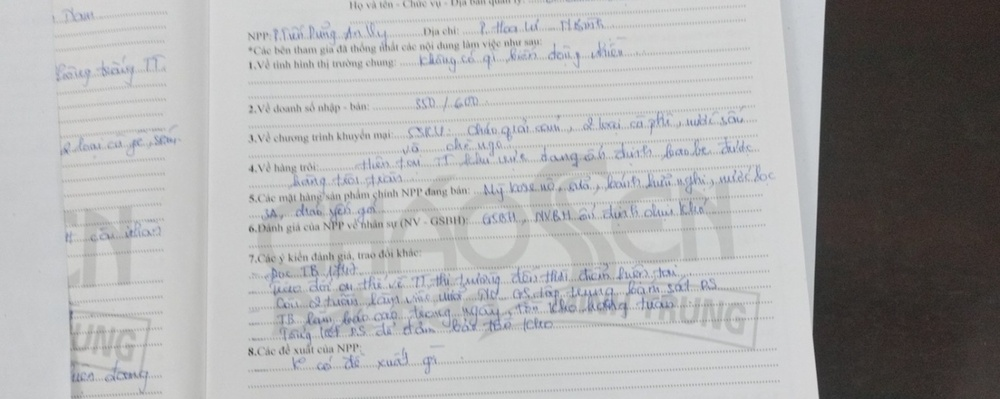
#> input picture data/_huedu_mid.jpg, 1000 x 399 px, shrunk from 2469 x 984 before the run
$ python -i autocrop.py   (imports and definitions only)
#> lines starting #> are read from the running program, lines starting #| are printed output that depends on the picture; after the words box and inside, x2 and y2 are one past the last pixel; in counts of white or black regions, pixels touching at a corner belong together
#> further down, picture is the input picture: shape (399, 1000, 3); mean B, G, R 171.7, 171.2, 171.2
# -*- coding: utf-8 -*-
import cv2
import numpy as np
import os, sys, json

def detect_crop_box(img):
    h, w = img.shape[:2]
#> h = 399; w = 1000
    hsv = cv2.cvtColor(img, cv2.COLOR_BGR2HSV)
#> hsv: shape (399, 1000, 3); mean H, S, V 53.8, 11.5, 173.8
    gray = cv2.cvtColor(img, cv2.COLOR_BGR2GRAY)

    # paper mask: bright + low saturation (white/off-white/gray paper, incl.
    # faint blue ink areas) AND locally smooth — this last bit is what tells
    # solid paper apart from lacy white tablecloths/doilies, which are also
    # bright and low-saturation but have a fine perforated texture (high
    # local intensity variance) that plain paper (blank, or sparse text)
    # doesn't have.
    S = hsv[:, :, 1]
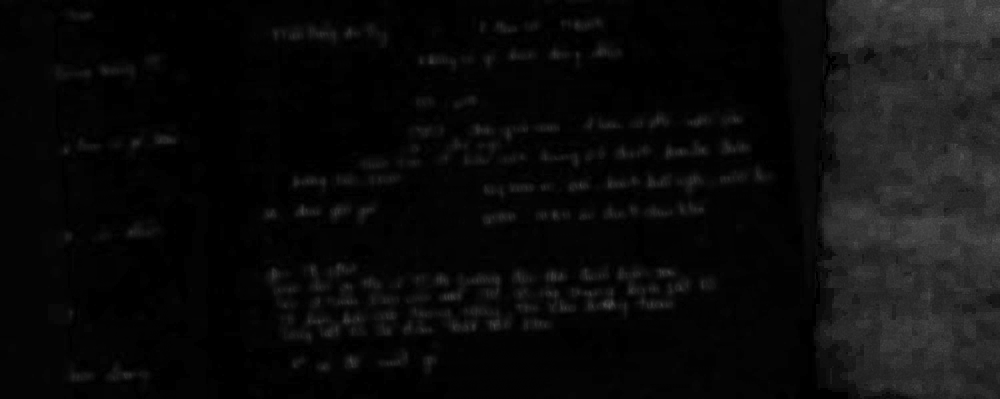
#> S: shape (399, 1000); min 0, max 102, mean 11.5
    V = hsv[:, :, 2]
    gray_f = gray.astype(np.float32)
    mean = cv2.blur(gray_f, (9, 9))
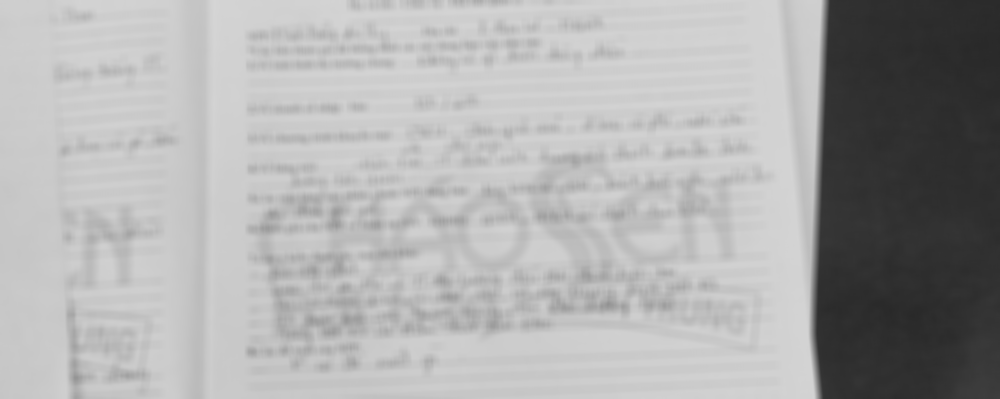
#> mean: shape (399, 1000) float32; min 41.06, max 213.5, mean 171.3
    sq_mean = cv2.blur(gray_f * gray_f, (9, 9))
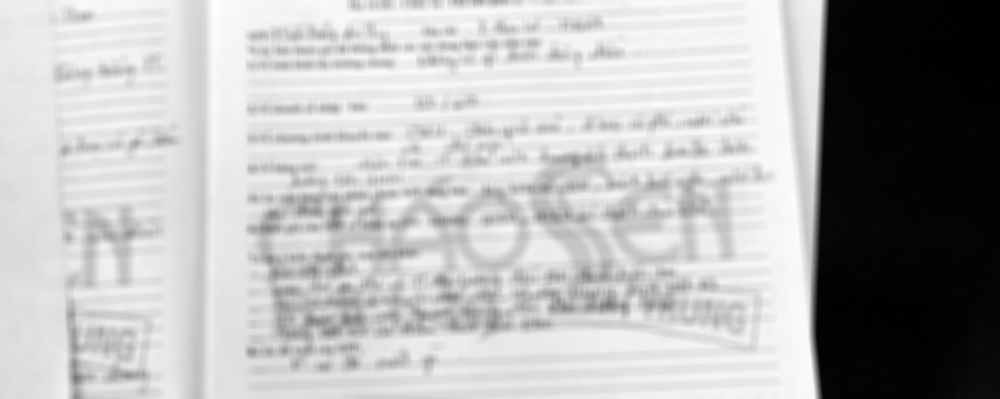
#> sq_mean: shape (399, 1000) float32; min 1694.5, max 45602.2, mean 32856.2; drawn with min black and max white
    local_std = np.sqrt(np.maximum(sq_mean - mean * mean, 0))
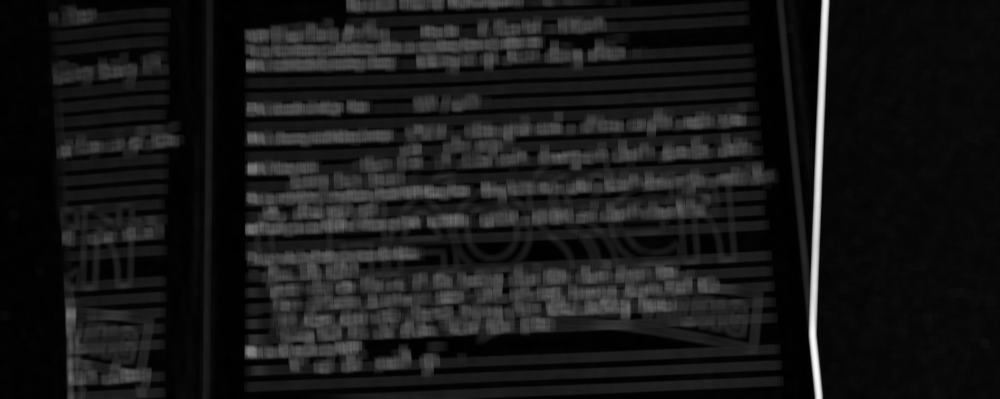
#> local_std: shape (399, 1000) float32; min 0.385, max 74.83, mean 7.5; drawn with min black and max white
    paper_mask = ((S < 70) & (V > 110) & (local_std < 11)).astype(np.uint8) * 255
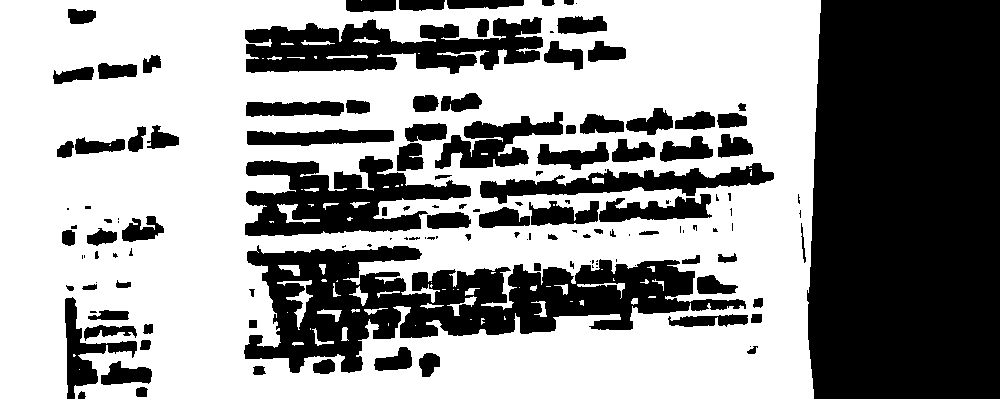
#> paper_mask: shape (399, 1000); 59.4% white; 139 black regions (48 under 20 px), largest, box (x1, y1, x2, y2) and area: (807, 0, 1000, 399) 74327, (244, 245, 746, 373) 27752, (245, 17, 543, 74) 10416

    # clean up
    kernel = np.ones((15, 15), np.uint8)
    paper_mask = cv2.morphologyEx(paper_mask, cv2.MORPH_CLOSE, kernel)
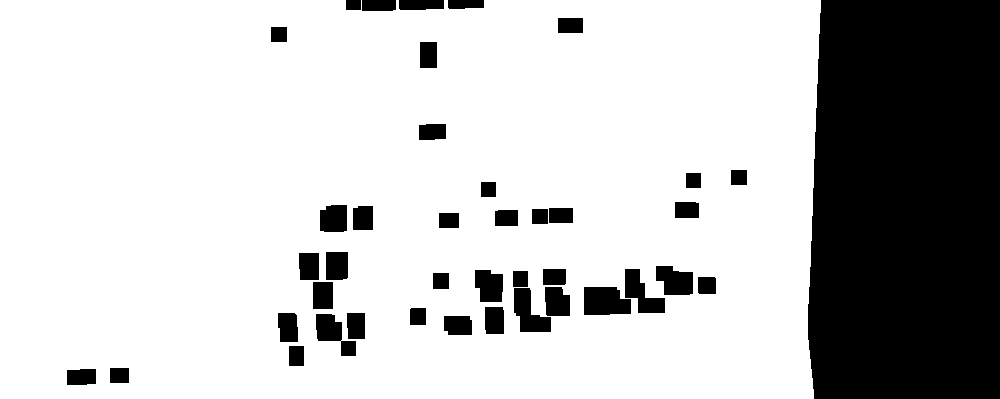
#> paper_mask: shape (399, 1000); 76.7% white; 41 black regions, largest, box (x1, y1, x2, y2) and area: (808, 0, 1000, 399) 74307, (584, 287, 631, 315) 1154, (514, 288, 551, 332) 962
    paper_mask = cv2.morphologyEx(paper_mask, cv2.MORPH_OPEN, kernel)
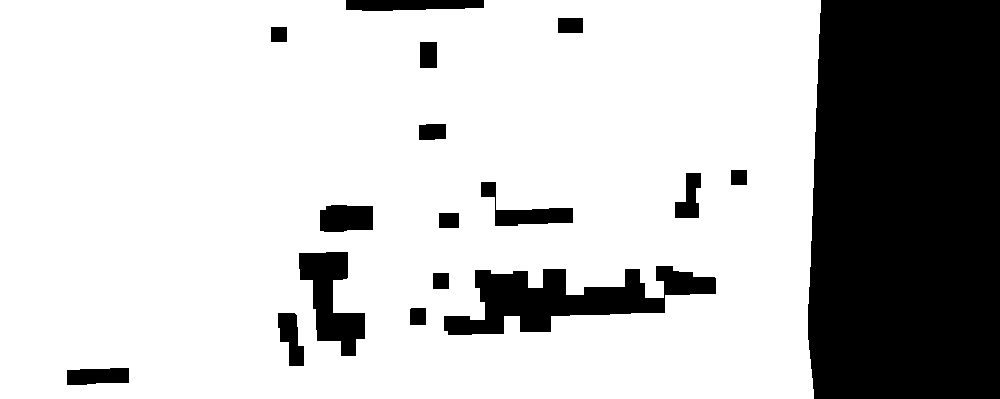
#> paper_mask: shape (399, 1000); 75.9% white; 17 black regions

    contours, _ = cv2.findContours(paper_mask, cv2.RETR_EXTERNAL, cv2.CHAIN_APPROX_SIMPLE)
#> contours = 1 contour; box (x1, y1, x2, y2) and area: (0, 0, 821, 399) 322136
    paper_box = None
    if contours:
        # The paper can be split into several disconnected blobs (folds,
        # shadows, watermark bands breaking up the mask) — union the
        # bounding boxes of every sizeable blob rather than just the
        # single largest one, or a multi-page/split photo gets truncated.
        big = [c for c in contours if cv2.contourArea(c) > 0.03 * w * h]
#> big has the same summary as contours
        total_area = sum(cv2.contourArea(c) for c in big)
#> total_area = 322135.5
        if big and total_area > 0.15 * w * h:
            xs0, ys0, xs1, ys1 = [], [], [], []
            for c in big:
                x, y, bw, bh = cv2.boundingRect(c)
                xs0.append(x); ys0.append(y); xs1.append(x + bw); ys1.append(y + bh)
#> this loop made 1 pass
#> after the loop, xs0 = [0]; xs1 = [821]; ys0 = [0]; ys1 = [399]
            paper_box = (min(xs0), min(ys0), max(xs1), max(ys1))
#> paper_box = (0, 0, 821, 399)

    # black stamp band: rows near bottom where most pixels are very dark
    row_dark_frac = (gray < 55).mean(axis=1)
#> row_dark_frac = 399 values, max 0.185 at index 274, min 0.122 at index 385, mean 0.169
    band_rows = np.where(row_dark_frac > 0.55)[0]
#> band_rows = empty array
    band_box = None
    if len(band_rows) > 0:
        # keep only rows in bottom half (the stamp band is always near the bottom)
        band_rows = band_rows[band_rows > h * 0.5]
    if len(band_rows) > 0:
        band_top = int(band_rows.min())
        band_bottom = h
        # horizontal extent of the dark band
        band_region = gray[band_top:h, :]
        col_dark_frac = (band_region < 55).mean(axis=0)
        dark_cols = np.where(col_dark_frac > 0.5)[0]
        if len(dark_cols) > 0:
            band_left = int(dark_cols.min())
            band_right = int(dark_cols.max()) + 1
        else:
            band_left, band_right = 0, w
        band_box = (band_left, band_top, band_right, band_bottom)

    if paper_box is None:
        # Fallback for tricky lighting (glass tables, blue tint reflections)
        # where the HSV paper mask fails: Otsu-threshold the grayscale,
        # excluding the bottom stamp-band area from the search.
        band_est = int(h * 0.85)
        roi = gray[:band_est, :]
        _, mask = cv2.threshold(roi, 0, 255, cv2.THRESH_BINARY + cv2.THRESH_OTSU)
        k2 = np.ones((21, 21), np.uint8)
        mask = cv2.morphologyEx(mask, cv2.MORPH_CLOSE, k2)
        mask = cv2.morphologyEx(mask, cv2.MORPH_OPEN, k2)
        contours2, _ = cv2.findContours(mask, cv2.RETR_EXTERNAL, cv2.CHAIN_APPROX_SIMPLE)
        big2 = [c for c in contours2 if cv2.contourArea(c) > 0.2 * w * h]
        if big2:
            xs0, ys0, xs1, ys1 = [], [], [], []
            for c in big2:
                x, y, bw, bh = cv2.boundingRect(c)
                xs0.append(x); ys0.append(y); xs1.append(x + bw); ys1.append(y + bh)
            paper_box = (min(xs0), min(ys0), max(xs1), max(ys1))

    # Crop tightly to the paper itself only — this also drops the black
    # location/time stamp band below it (not part of the bien-ban document),
    # which is what actually saves ink on print.
    if paper_box is None:
        if band_box is None:
            return None
        left, top, right, bottom = band_box
    else:
        left, top, right, bottom = paper_box
#> left = 0; top = 0; right = 821; bottom = 399

    margin = int(0.012 * min(w, h))
#> margin = 4
    left = max(0, left - margin)
    top = max(0, top - margin)
    right = min(w, right + margin)
#> right = 825
    bottom = min(h, bottom + margin)

    box_w, box_h = right - left, bottom - top
#> box_w = 825; box_h = 399
    if box_w < 0.3 * w or box_h < 0.3 * h:
        return None

    return (left, top, right, bottom)


# [30 lines left out: function process_folder, not called in this run]


# [7 lines not run here, left out]

>>> import cv2
>>> picture = cv2.imread('../data/_huedu_mid.jpg')
>>> result = detect_crop_box(picture)
#> result = (0, 0, 825, 399)

$ run again, on data/_tn_muc5.jpg
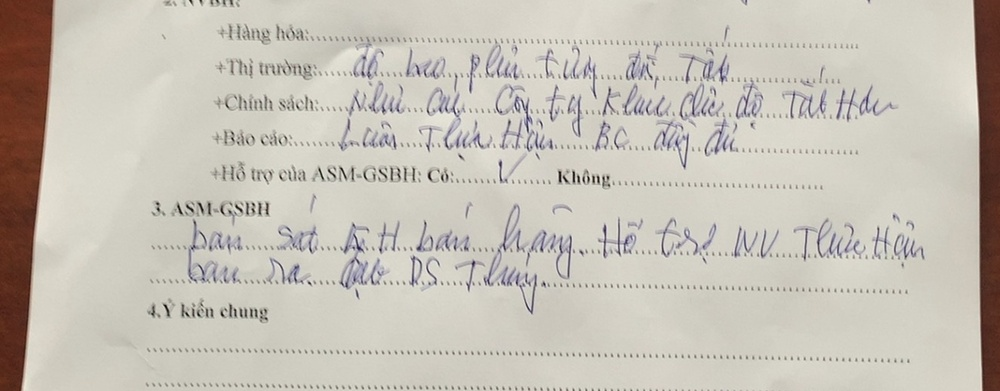
#> input picture data/_tn_muc5.jpg, 1000 x 391 px, shrunk from 2385 x 932 before the run
#> picture is the input picture: shape (391, 1000, 3); mean B, G, R 182.7, 192.9, 198.4
#> hsv: shape (391, 1000, 3); mean H, S, V 30.2, 25.7, 198.6
#> in detect_crop_box, `paper_mask = ((S < 70) & (V > 110) & (local_std < 11)).astype(np.uint8..`:
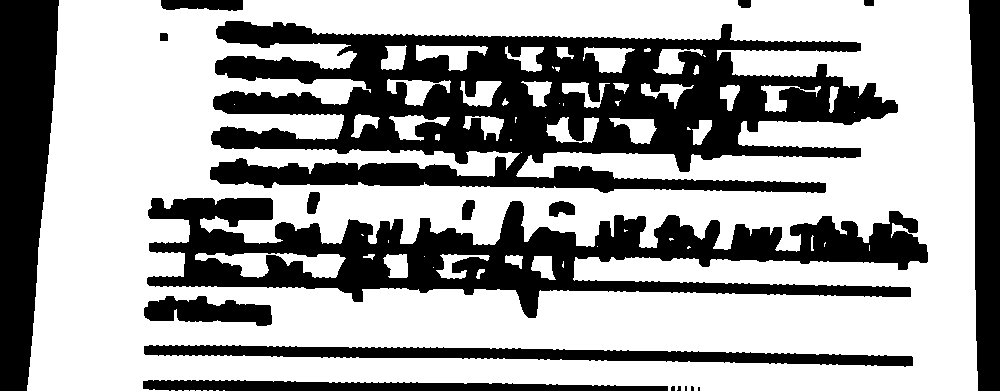
#> paper_mask: shape (391, 1000); 63.2% white; 19 black regions (5 under 20 px), largest, box (x1, y1, x2, y2) and area: (210, 21, 898, 193) 62839, (147, 198, 928, 318) 37423, (0, 0, 59, 391) 17271
#> in detect_crop_box, `paper_mask = cv2.morphologyEx(paper_mask, cv2.MORPH_OPEN, kernel)`:
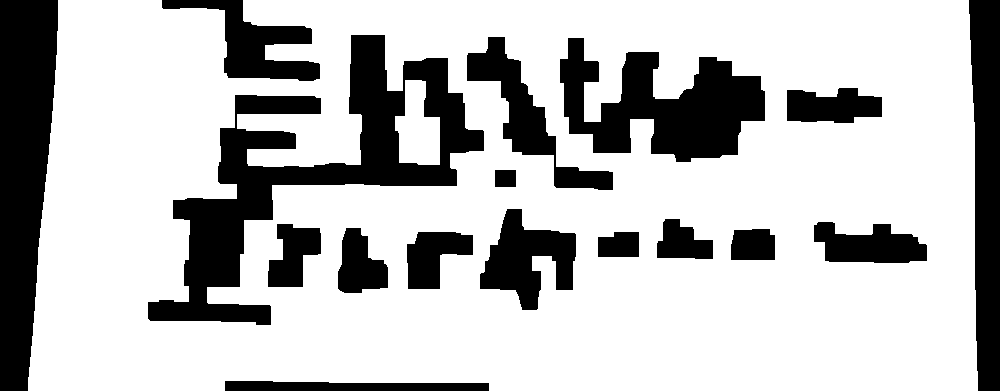
#> paper_mask: shape (391, 1000); 74% white; 17 black regions
#> contours = 1 contour; box (x1, y1, x2, y2) and area: (28, 0, 978, 391) 354957
#> big has the same summary as contours
#> total_area = 354957
#> the loop in detect_crop_box, `for c in big:` made 1 pass
#> (x, y, bw, bh) on pass 1: (28, 0, 950, 391)
#> after the loop in detect_crop_box, `for c in big:`: xs0 = [28]; xs1 = [978]; ys0 = [0]; ys1 = [391]
#> paper_box = (28, 0, 978, 391)
#> row_dark_frac = 391 values, max 0.045 at index 213, min 0 at index 5, mean 0.0162
#> band_rows = empty array
#> in detect_crop_box, `left, top, right, bottom = paper_box`: left = 28; top = 0; right = 978; bottom = 391
#> in detect_crop_box, `left = max(0, left - margin)`: left = 24
#> in detect_crop_box, `right = min(w, right + margin)`: right = 982
#> box_w = 958; box_h = 391
#> result = (24, 0, 982, 391)

$ run again, on data/_tn_muc5b.jpg
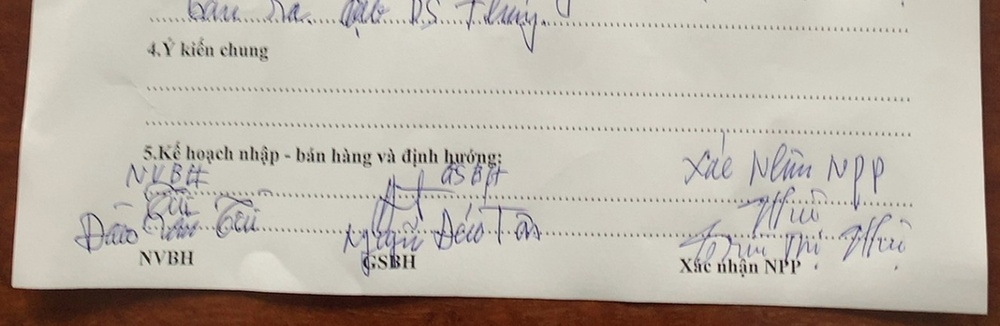
#> input picture data/_tn_muc5b.jpg, 1000 x 326 px, shrunk from 2385 x 778 before the run
#> picture is the input picture: shape (326, 1000, 3); mean B, G, R 168.6, 179.2, 186.7
#> hsv: shape (326, 1000, 3); mean H, S, V 28.4, 36.7, 186.9
#> in detect_crop_box, `local_std = np.sqrt(np.maximum(sq_mean - mean * mean, 0))`:
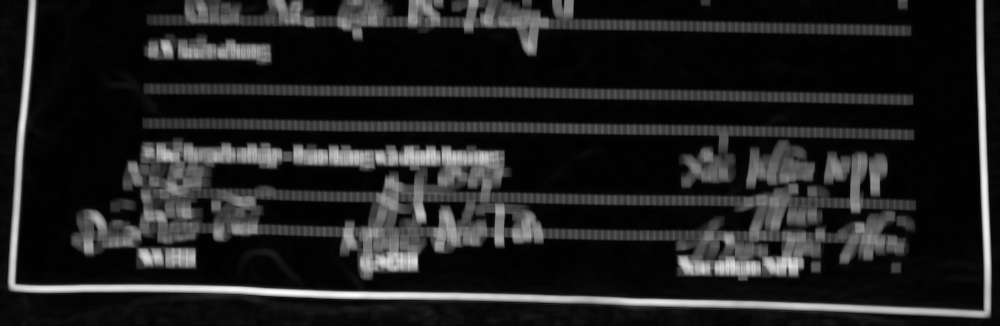
#> local_std: shape (326, 1000) float32; min 0.188, max 81.36, mean 11.1; drawn with min black and max white
#> in detect_crop_box, `paper_mask = cv2.morphologyEx(paper_mask, cv2.MORPH_OPEN, kernel)`:
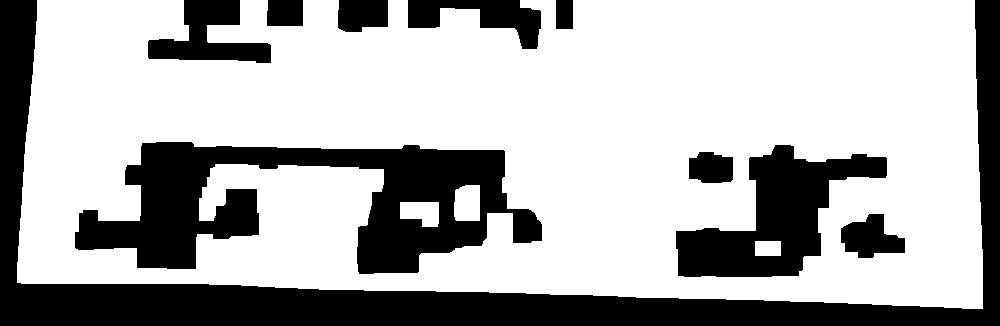
#> paper_mask: shape (326, 1000); 69.3% white; 10 black regions
#> contours = 1 contour; box (x1, y1, x2, y2) and area: (17, 0, 983, 309) 268400
#> big has the same summary as contours
#> total_area = 268400
#> the loop in detect_crop_box, `for c in big:` made 1 pass
#> (x, y, bw, bh) on pass 1: (17, 0, 966, 309)
#> after the loop in detect_crop_box, `for c in big:`: xs0 = [17]; xs1 = [983]; ys0 = [0]; ys1 = [309]
#> paper_box = (17, 0, 983, 309)
#> row_dark_frac = 326 values, max 0.819 at index 325, min 0.004 at index 135, mean 0.0845
#> band_rows = 22 values from 304 to 325
#> band_top = 304
#> col_dark_frac = 1000 values, max 1 at index 1, min 0 at index 199, mean 0.688
#> dark_cols = 721 values from 0 to 999
#> band_left = 0
#> band_right = 1000
#> band_box = (0, 304, 1000, 326)
#> in detect_crop_box, `left, top, right, bottom = paper_box`: left = 17; top = 0; right = 983; bottom = 309
#> in detect_crop_box, `left = max(0, left - margin)`: left = 14
#> in detect_crop_box, `right = min(w, right + margin)`: right = 986
#> in detect_crop_box, `bottom = min(h, bottom + margin)`: bottom = 312
#> box_w = 972; box_h = 312
#> result = (14, 0, 986, 312)

$ run again, on data/_vietav_mid.jpg
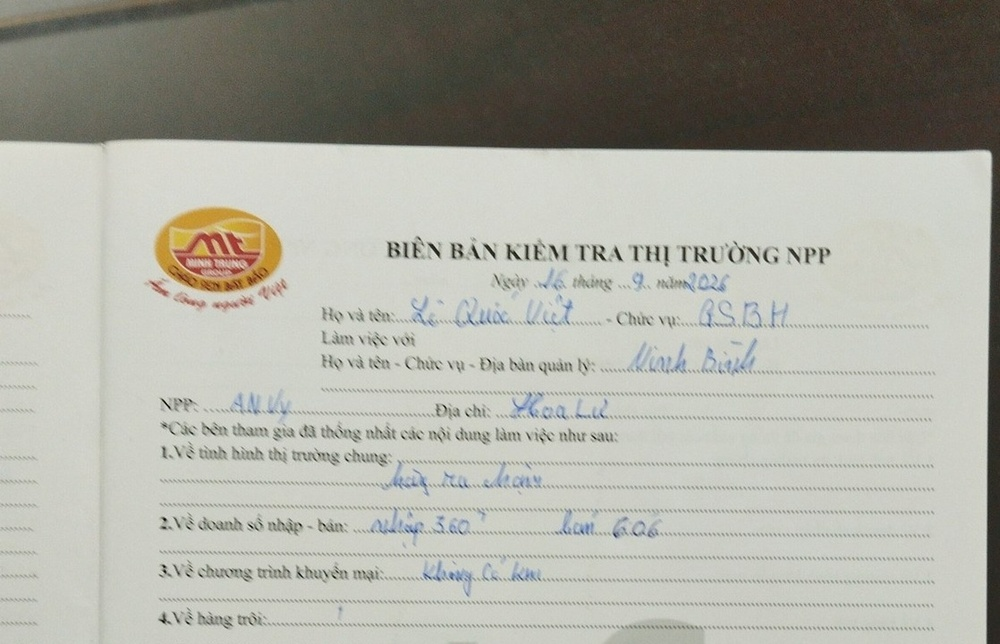
#> input picture data/_vietav_mid.jpg, 1000 x 644 px, shrunk from 1789 x 1152 before the run
#> picture is the input picture: shape (644, 1000, 3); mean B, G, R 161.4, 170.7, 170.8
#> hsv: shape (644, 1000, 3); mean H, S, V 34.9, 23.4, 172.7
#> in detect_crop_box, `paper_mask = cv2.morphologyEx(paper_mask, cv2.MORPH_OPEN, kernel)`:
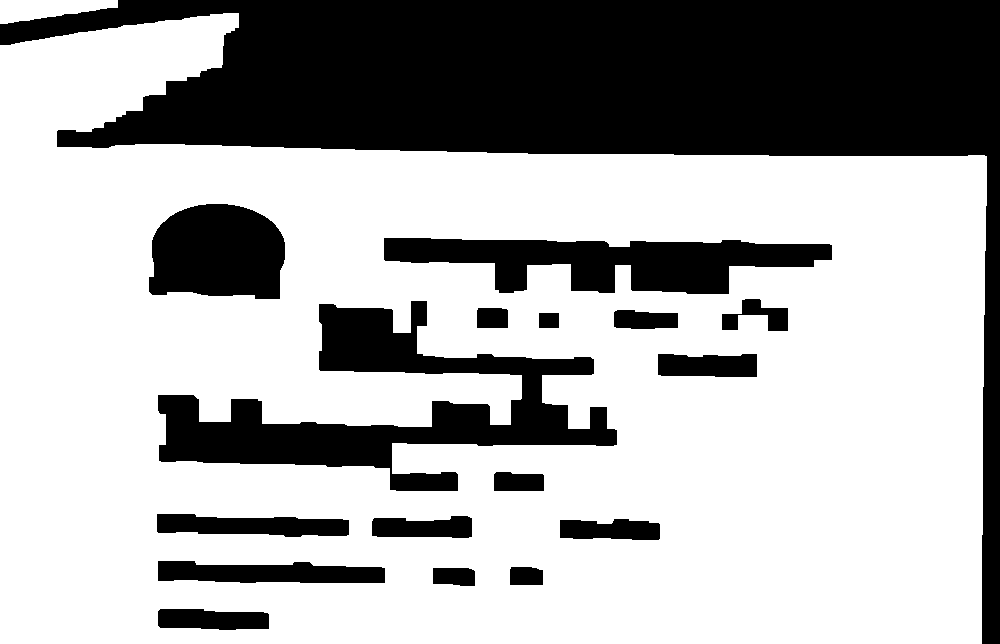
#> paper_mask: shape (644, 1000); 66.9% white; 17 black regions
#> contours = 2 contours; box (x1, y1, x2, y2) and area: (0, 13, 987, 644) 502346, (0, 0, 118, 24) 1737
#> big = 1 contour; box (x1, y1, x2, y2) and area: (0, 13, 987, 644) 502346
#> total_area = 502346.5
#> the loop in detect_crop_box, `for c in big:` made 1 pass
#> (x, y, bw, bh) on pass 1: (0, 13, 987, 631)
#> after the loop in detect_crop_box, `for c in big:`: xs0 = [0]; xs1 = [987]; ys0 = [13]; ys1 = [644]
#> paper_box = (0, 13, 987, 644)
#> row_dark_frac = 644 values, max 0.454 at index 138, min 0 at index 162, mean 0.0663
#> band_rows = empty array
#> in detect_crop_box, `left, top, right, bottom = paper_box`: left = 0; top = 13; right = 987; bottom = 644
#> in detect_crop_box, `top = max(0, top - margin)`: top = 6
#> in detect_crop_box, `right = min(w, right + margin)`: right = 994
#> box_h = 638
#> result = (0, 6, 994, 644)
